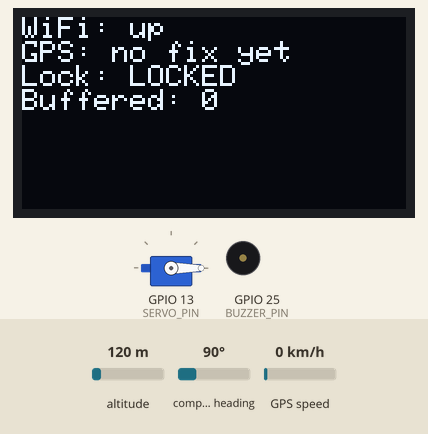
The program below on a simulated ESP32. Shown: servo, 128×64 one-colour display, buzzer (waves = sounding, pin HIGH). The test bench sets the inputs (shaded band); at power-on: altitude 120 m, compass heading 90°, GPS speed 0 km/h. WiFi joins after 1.5 s; servers stay silent unless stated; uploads are accepted with an empty reply; the local clock reads 2024-03-15 10:24:30 at power-on unless the program sets it; the GPS gets a fix after 3 s at 37.7749, -122.4194 with 8 satellites; what the program prints to the serial monitor is not drawn.

Above: at 1.7 s.
At 5.1 s:
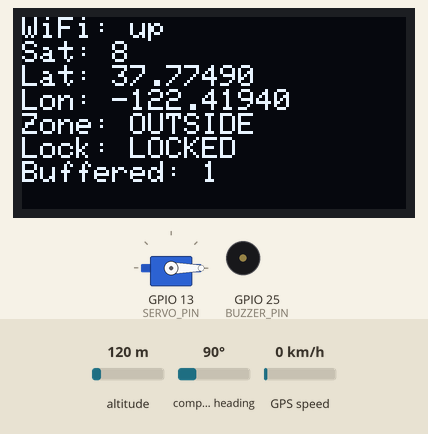
At 20.3 s:
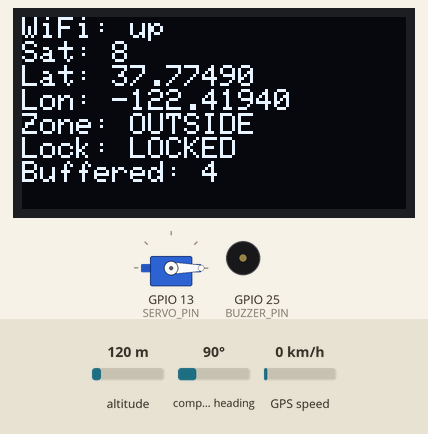
At 25.1 s:
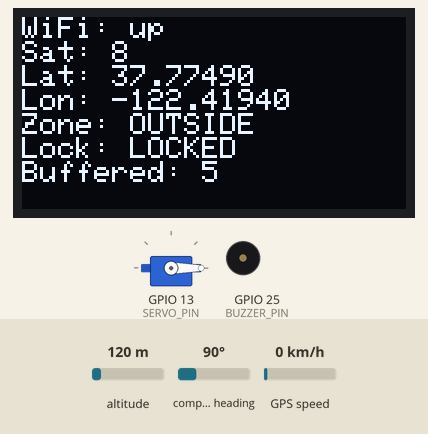
At 35.1 s:
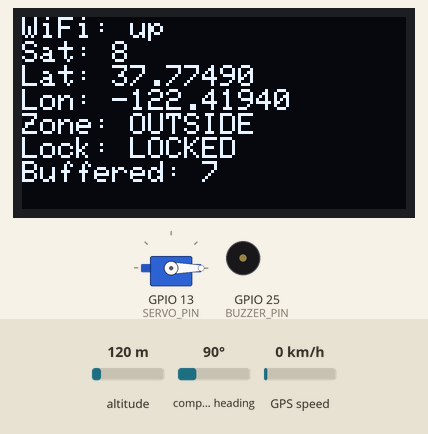

The program:

main.cpp
```cpp
// Alpine E-Bike Fleet Tracker — bike-unit proof-of-concept firmware.
//
// Reads GPS over UART, evaluates the trail-corridor geofence locally
// on-device (see geofence.cpp), drives a servo as the physical-lock
// stand-in, shows live status on an OLED, and reports over Wi-Fi directly
// to Supabase's REST API (PostgREST) — buffering reports locally
// (report_buffer.h) whenever Wi-Fi is down and flushing the backlog once
// it's back, which is the store-and-forward behavior the real
// cellular/LoRaWAN device needs for dead zones.
//
// NOT YET FLASHED/TESTED ON HARDWARE. See README.md for wiring and the
// bench checklist.

#include <Arduino.h>
#include <WiFi.h>
#include <WiFiClientSecure.h>
#include <HTTPClient.h>
#include <Wire.h>
#include <TinyGPSPlus.h>
#include <ESP32Servo.h>
#include <Adafruit_GFX.h>
#include <Adafruit_SSD1306.h>
#include <time.h>

#include "config.h"
#include "geofence.h"
#include "report_buffer.h"

static HardwareSerial gpsSerial(2);
static TinyGPSPlus gps;
static Servo lockServo;
static Adafruit_SSD1306 display(OLED_WIDTH, OLED_HEIGHT, &Wire, -1);
static ReportBuffer reportBuffer(REPORT_BUFFER_CAPACITY);

static bool currentlyLocked = true;  // fail-safe: locked until proven inside the geofence
static bool hasEverHadFix = false;
static unsigned long lastReportMillis = 0;
static unsigned long lastFlushMillis = 0;
static unsigned long lastWifiRetryMillis = 0;

// Plain digitalWrite pulses rather than tone(): works with either an
// active or passive buzzer module without pulling in extra tone-generation
// dependencies, at the cost of a less musical beep.
static void beep(int pulses) {
  for (int i = 0; i < pulses; i++) {
    digitalWrite(BUZZER_PIN, HIGH);
    delay(80);
    digitalWrite(BUZZER_PIN, LOW);
    delay(80);
  }
}

static void setLock(bool locked) {
  if (locked == currentlyLocked) return;
  currentlyLocked = locked;
  lockServo.write(locked ? SERVO_ANGLE_LOCKED : SERVO_ANGLE_UNLOCKED);
  beep(locked ? 2 : 1);
}

static bool connectWiFi(unsigned long timeoutMs) {
  if (WiFi.status() == WL_CONNECTED) return true;
  WiFi.mode(WIFI_STA);
  WiFi.begin(WIFI_SSID, WIFI_PASSWORD);
  unsigned long start = millis();
  while (WiFi.status() != WL_CONNECTED && millis() - start < timeoutMs) {
    delay(200);
  }
  return WiFi.status() == WL_CONNECTED;
}

// Formats the current UTC time as ISO 8601. Until NTP has synced (only
// possible once Wi-Fi has connected at least once), this reads as an
// epoch-adjacent placeholder timestamp rather than wall-clock time — that's
// expected on a bench without connectivity and is fine for local testing.
static void getIsoTimestamp(char *out, size_t len) {
  time_t now;
  time(&now);
  struct tm timeinfo;
  gmtime_r(&now, &timeinfo);
  strftime(out, len, "%Y-%m-%dT%H:%M:%SZ", &timeinfo);
}

static void captureAndBufferReport() {
  if (!gps.location.isValid()) return;

  double lat = gps.location.lat();
  double lon = gps.location.lng();
  bool inside = isInsideGeofence(lat, lon);
  hasEverHadFix = true;

  // Core geofence/lock decision, made entirely on-device: leaving the
  // trail corridor engages the lock, no network round-trip required.
  setLock(!inside);

  Report report;
  strncpy(report.deviceId, DEVICE_ID, sizeof(report.deviceId) - 1);
  report.deviceId[sizeof(report.deviceId) - 1] = '\0';
  getIsoTimestamp(report.timestamp, sizeof(report.timestamp));
  report.lat = lat;
  report.lon = lon;
  report.insideGeofence = inside;
  report.locked = currentlyLocked;
  report.satellites = gps.satellites.isValid() ? gps.satellites.value() : -1;
  report.batteryPercent = -1;  // no battery ADC wired up yet on the bench kit

  reportBuffer.push(report);
}

static void tryFlushBuffer() {
  if (reportBuffer.isEmpty()) return;
  if (WiFi.status() != WL_CONNECTED) return;

  // PostgREST bulk-inserts a JSON array as a single statement: it's all
  // rows or none, unlike the old bench server's per-item accept/reject. A
  // malformed batch (e.g. an unregistered device_id — see schema.sql) fails
  // outright and keeps retrying every FLUSH_INTERVAL_MS rather than
  // silently dropping data, which is the right failure mode here: better
  // to keep buffering (and eventually drop the *oldest* points once full)
  // than to lose a whole backlog to one bad request.
  //
  // setInsecure() skips TLS certificate validation — the connection is
  // still encrypted, but not authenticated, so this is fine for a bench
  // prototype and not something to carry into a real deployment (pin
  // Supabase's root CA with setCACert() instead).
  WiFiClientSecure client;
  client.setInsecure();
  HTTPClient http;
  http.begin(client, SUPABASE_REPORTS_ENDPOINT);
  http.addHeader("Content-Type", "application/json");
  http.addHeader("apikey", SUPABASE_ANON_KEY);
  http.addHeader("Authorization", "Bearer " SUPABASE_ANON_KEY);
  http.addHeader("Prefer", "return=minimal");
  int statusCode = http.POST(reportBuffer.toJsonArray());
  http.end();

  if (statusCode == 201) {
    reportBuffer.clear();
  } else {
    Serial.printf("Supabase report flush failed, status %d\n", statusCode);
  }
}

static void updateDisplay() {
  display.clearDisplay();
  display.setTextSize(1);
  display.setTextColor(SSD1306_WHITE);
  display.setCursor(0, 0);

  display.print("WiFi: ");
  display.println(WiFi.status() == WL_CONNECTED ? "up" : "down");

  if (!hasEverHadFix) {
    display.println("GPS: no fix yet");
  } else {
    display.print("Sat: ");
    display.println(gps.satellites.isValid() ? gps.satellites.value() : 0);
    display.print("Lat: ");
    display.println(gps.location.lat(), 5);
    display.print("Lon: ");
    display.println(gps.location.lng(), 5);
    display.println(isInsideGeofence(gps.location.lat(), gps.location.lng())
                         ? "Zone: INSIDE"
                         : "Zone: OUTSIDE");
  }

  display.print("Lock: ");
  display.println(currentlyLocked ? "LOCKED" : "unlocked");
  display.print("Buffered: ");
  display.println(reportBuffer.size());

  display.display();
}

void setup() {
  Serial.begin(115200);
  gpsSerial.begin(GPS_BAUD, SERIAL_8N1, GPS_RX_PIN, GPS_TX_PIN);

  lockServo.attach(SERVO_PIN);
  lockServo.write(SERVO_ANGLE_LOCKED);  // fail-safe starting position

  pinMode(BUZZER_PIN, OUTPUT);

  Wire.begin(OLED_SDA_PIN, OLED_SCL_PIN);
  if (!display.begin(SSD1306_SWITCHCAPVCC, OLED_I2C_ADDRESS)) {
    Serial.println("SSD1306 init failed");
  }
  display.clearDisplay();
  display.display();

  if (connectWiFi(WIFI_CONNECT_TIMEOUT_MS)) {
    Serial.println("Wi-Fi connected");
    configTime(0, 0, "pool.ntp.org", "time.nist.gov");
  } else {
    Serial.println("Wi-Fi connect failed, will retry in loop()");
  }
}

void loop() {
  while (gpsSerial.available() > 0) {
    gps.encode(gpsSerial.read());
  }

  unsigned long now = millis();

  if (now - lastReportMillis >= REPORT_INTERVAL_MS) {
    lastReportMillis = now;
    captureAndBufferReport();
  }

  if (WiFi.status() != WL_CONNECTED && now - lastWifiRetryMillis >= WIFI_CONNECT_TIMEOUT_MS) {
    lastWifiRetryMillis = now;
    connectWiFi(1000);  // short non-blocking-ish retry; full attempts happen over successive loops
  }

  if (now - lastFlushMillis >= FLUSH_INTERVAL_MS) {
    lastFlushMillis = now;
    tryFlushBuffer();
  }

  updateDisplay();
}
```

geofence.h
```cpp
#pragma once

struct GeoPoint {
  double lat;
  double lon;
};

// Ray-casting point-in-polygon test against the trail-corridor polygon
// below. This is the on-device geofence check called from the main loop —
// no network round-trip needed, which is the point: it has to keep working
// through cellular gaps and GPS canopy loss.
bool isInsideGeofence(double lat, double lon);
```

report_buffer.h
```cpp
#pragma once

#include <Arduino.h>

// One geofence/lock status sample, shaped to match the backend's
// POST /api/reports schema (see backend/server/src/validate.js).
struct Report {
  char deviceId[32];
  char timestamp[32];  // ISO 8601, UTC
  double lat;
  double lon;
  bool insideGeofence;
  bool locked;
  int satellites;
  int batteryPercent;
};

// Fixed-capacity ring buffer used for store-and-forward: reports pile up
// here whenever Wi-Fi is down or a POST fails, and get drained in order
// once connectivity returns. Oldest entries are overwritten once full —
// for a bench prototype, losing the tail of a long offline stretch is an
// acceptable tradeoff against unbounded RAM growth.
class ReportBuffer {
 public:
  explicit ReportBuffer(int capacity);
  ~ReportBuffer();

  void push(const Report &report);
  bool isEmpty() const;
  int size() const;

  // Builds a JSON array string of everything currently buffered, oldest
  // first, without removing it (caller drops entries via clear() only
  // after a confirmed successful upload).
  String toJsonArray() const;
  void clear();

 private:
  Report *entries_;
  int capacity_;
  int count_;
  int head_;  // index of oldest entry
};
```

secrets.example.h
```cpp
#pragma once

// Copy this file to secrets.h (gitignored — never commit real credentials)
// and fill in real values. config.h includes secrets.h.

#define WIFI_SSID "CHANGE_ME"
#define WIFI_PASSWORD "CHANGE_ME"

// From the Supabase project: Project Settings -> API.
// The anon/public key is meant to be embedded in client code (browsers,
// firmware) and is safe here — access control is enforced by the
// database's row-level security policies, not by keeping this secret.
// Never put the service_role key in firmware.
#define SUPABASE_URL "https://CHANGE_ME.supabase.co"
#define SUPABASE_ANON_KEY "CHANGE_ME"

#define DEVICE_ID "bike-001"
```

geofence.cpp
```cpp
#include "geofence.h"

// Current bench-test geofence (Turin, ~45.0703 N, 7.6855 E) — drawn in the
// web dashboard's geofence editor and copied here by hand for now (see the
// "known gaps" note in web/dashboard/README.md: the firmware doesn't fetch
// this from Supabase, so a dashboard edit needs a re-copy + reflash to take
// effect on the device). Not the real Sestriere/Via Lattea trail corridor —
// swap in the real survey once past bench testing.
static const GeoPoint kGeofencePolygon[] = {
    {45.067253, 7.666277},
    {45.079739, 7.674688},
    {45.078933, 7.692773},
    {45.067435, 7.703098},
    {45.058341, 7.690481},
};
static const int kGeofencePolygonSize =
    sizeof(kGeofencePolygon) / sizeof(kGeofencePolygon[0]);

// Standard ray-casting (PNPOLY) point-in-polygon test: count how many
// polygon edges a horizontal ray from (lat, lon) to +infinity longitude
// crosses. Odd crossings => inside.
bool isInsideGeofence(double lat, double lon) {
  bool inside = false;
  for (int i = 0, j = kGeofencePolygonSize - 1; i < kGeofencePolygonSize; j = i++) {
    double latI = kGeofencePolygon[i].lat, lonI = kGeofencePolygon[i].lon;
    double latJ = kGeofencePolygon[j].lat, lonJ = kGeofencePolygon[j].lon;

    bool edgeStraddlesLat = (latI > lat) != (latJ > lat);
    if (!edgeStraddlesLat) continue;

    double lonAtLat = lonI + (lat - latI) * (lonJ - lonI) / (latJ - latI);
    if (lon < lonAtLat) {
      inside = !inside;
    }
  }
  return inside;
}
```

report_buffer.cpp
```cpp
#include "report_buffer.h"

ReportBuffer::ReportBuffer(int capacity)
    : capacity_(capacity), count_(0), head_(0) {
  entries_ = new Report[capacity_];
}

ReportBuffer::~ReportBuffer() { delete[] entries_; }

void ReportBuffer::push(const Report &report) {
  int writeIndex = (head_ + count_) % capacity_;
  entries_[writeIndex] = report;
  if (count_ < capacity_) {
    count_++;
  } else {
    // Full: overwrite oldest, advance head so it stays the oldest-first order.
    head_ = (head_ + 1) % capacity_;
  }
}

bool ReportBuffer::isEmpty() const { return count_ == 0; }

int ReportBuffer::size() const { return count_; }

// -1 is this codebase's internal sentinel for "not measured"; PostgREST
// needs an actual JSON null for a nullable integer column, not a fake value
// the dashboard would otherwise render as a literal "-1".
static String intOrNull(int value) {
  return value < 0 ? String("null") : String(value);
}

String ReportBuffer::toJsonArray() const {
  // Field names match the Supabase `reports` table columns exactly
  // (supabase/schema.sql) — PostgREST inserts a JSON array as a bulk insert
  // in one request, which is what lets a whole offline backlog flush at once.
  String json = "[";
  for (int i = 0; i < count_; i++) {
    const Report &r = entries_[(head_ + i) % capacity_];
    if (i > 0) json += ",";
    json += "{";
    json += "\"device_id\":\"" + String(r.deviceId) + "\",";
    json += "\"reported_at\":\"" + String(r.timestamp) + "\",";
    json += "\"lat\":" + String(r.lat, 6) + ",";
    json += "\"lon\":" + String(r.lon, 6) + ",";
    json += "\"inside_geofence\":" + String(r.insideGeofence ? "true" : "false") + ",";
    json += "\"locked\":" + String(r.locked ? "true" : "false") + ",";
    json += "\"satellites\":" + intOrNull(r.satellites) + ",";
    json += "\"battery\":" + intOrNull(r.batteryPercent);
    json += "}";
  }
  json += "]";
  return json;
}

void ReportBuffer::clear() {
  count_ = 0;
  head_ = 0;
}
```

config.h
```cpp
#pragma once

// ---- Wiring (ESP32 "Super Kit" dev board) ----------------------------
// GPS module (u-blox NEO-6M class) on UART2
#define GPS_RX_PIN 16  // ESP32 RX2 <- GPS TX
#define GPS_TX_PIN 17  // ESP32 TX2 -> GPS RX
#define GPS_BAUD 9600

// SG90 servo standing in for the motorized lock actuator
#define SERVO_PIN 13
#define SERVO_ANGLE_LOCKED 0
#define SERVO_ANGLE_UNLOCKED 90

// SSD1306 128x64 OLED over I2C (default ESP32 pins)
#define OLED_SDA_PIN 21
#define OLED_SCL_PIN 22
#define OLED_WIDTH 128
#define OLED_HEIGHT 64
#define OLED_I2C_ADDRESS 0x3C

// Buzzer, chirps once on every lock-state change
#define BUZZER_PIN 25

// ---- Wi-Fi / Supabase credentials --------------------------------------
// WIFI_SSID, WIFI_PASSWORD, SUPABASE_URL, SUPABASE_ANON_KEY, DEVICE_ID live
// in secrets.h (gitignored) rather than here, so real credentials never end
// up committed. Copy secrets.example.h to secrets.h and fill it in.
// The production device will use LTE-M/NB-IoT instead of Wi-Fi, per the
// connectivity architecture in docs/project-brief.md.
#include "secrets.h"

#define SUPABASE_REPORTS_ENDPOINT SUPABASE_URL "/rest/v1/reports"

// ---- Timing --------------------------------------------------------
#define GPS_READ_TIMEOUT_MS 1000    // how long to poll GPS UART per loop
#define REPORT_INTERVAL_MS 5000     // capture + buffer a report this often
#define FLUSH_INTERVAL_MS 10000     // attempt to flush the buffer this often
#define WIFI_CONNECT_TIMEOUT_MS 8000

// ---- Store-and-forward buffer ---------------------------------------
// Ring buffer capacity while offline. At one report per REPORT_INTERVAL_MS
// (5s default) this is ~5 minutes of buffered history before oldest points
// are dropped to make room for new ones — plenty for bench testing; a real
// dead-zone deployment needs a much larger capacity (or SPIFFS spillover).
#define REPORT_BUFFER_CAPACITY 64
```

Measured:
- what the display in image 0 shows lasts 3.3 s, from 1.7 s to 5.0 s
- what the display in image 1 shows lasts 5.2 s, from 5.0 s to 10.2 s
- what the display in image 2 shows lasts 4.8 s, from 20.3 s to 25.1 s
